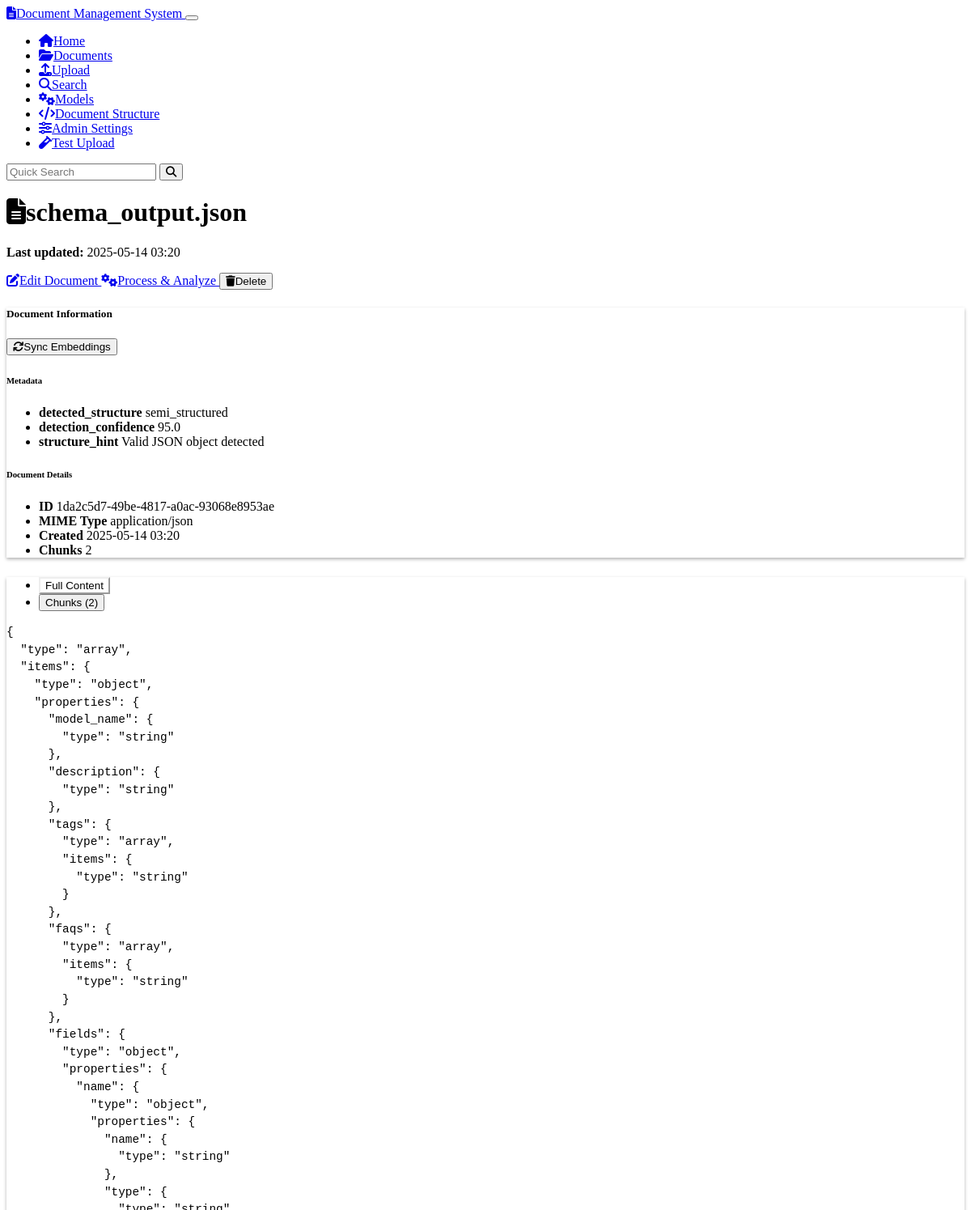
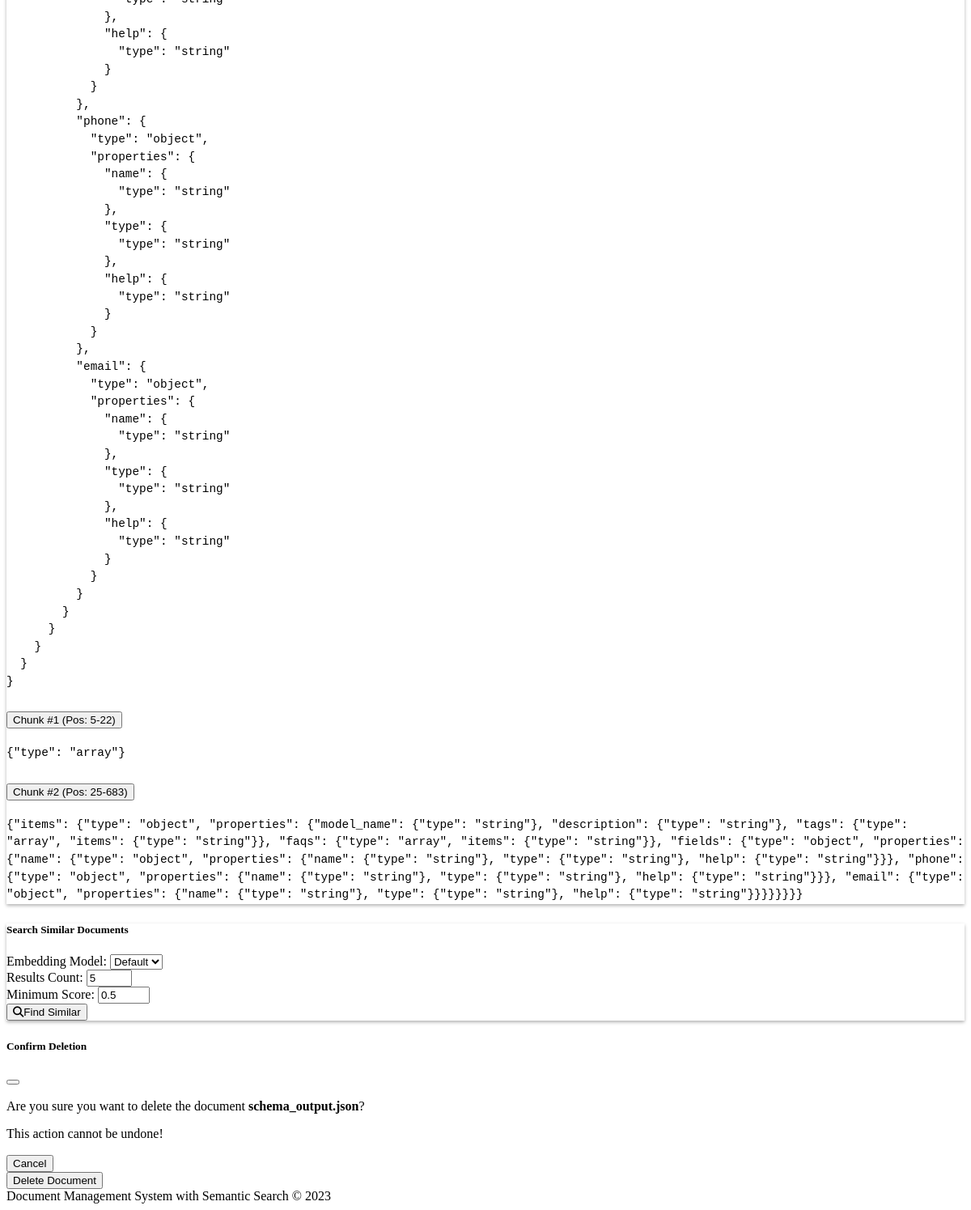
Page /documents/1da2c5d7-49be-4817-a0ac-93068e8953ae on the committed database (2 pictures, top to bottom).
### models.py (models this page shows, shortened)
class Document(db.Model):
    id = db.Column(db.String(36), primary_key=True, default=lambda: str(uuid.uuid4()))
    name = db.Column(db.String(255), nullable=False)
    content = db.Column(db.Text, nullable=False)
    mime_type = db.Column(db.String(100), nullable=False)
    created_at = db.Column(db.DateTime, default=datetime.datetime.utcnow)
    updated_at = db.Column(db.DateTime, default=datetime.datetime.utcnow, onupdate=datetime.datetime.utcnow)
    chunks = db.relationship('Chunk', backref='document', cascade='all, delete-orphan')
    doc_metadata = db.relationship('Metadata', backref='document', cascade='all, delete-orphan')

class Metadata(db.Model):
    id = db.Column(db.String(36), primary_key=True, default=lambda: str(uuid.uuid4()))
    document_id = db.Column(db.String(36), db.ForeignKey('document.id'), nullable=False)
    key = db.Column(db.String(100), nullable=False)
    value = db.Column(db.String(255), nullable=False)

class Chunk(db.Model):
    id = db.Column(db.String(36), primary_key=True, default=lambda: str(uuid.uuid4()))
    document_id = db.Column(db.String(36), db.ForeignKey('document.id'), nullable=False)
    content = db.Column(db.Text, nullable=False)
    chunk_index = db.Column(db.Integer, nullable=False)
    start_pos = db.Column(db.Integer, nullable=False)
    end_pos = db.Column(db.Integer, nullable=False)
    created_at = db.Column(db.DateTime, default=datetime.datetime.utcnow)
    updated_at = db.Column(db.DateTime, default=datetime.datetime.utcnow, onupdate=datetime.datetime.utcnow)
    embeddings = db.relationship('ChunkEmbedding', backref='chunk', cascade='all, delete-orphan')

### routes.py (the view)
@app.route('/documents/<document_id>')
def document_view(document_id):
    document = Document.query.get_or_404(document_id)
    metadata = Metadata.query.filter_by(document_id=document_id).all()
    chunks = Chunk.query.filter_by(document_id=document_id).order_by(Chunk.chunk_index).all()
    return render_template(
        'document_view.html',
        document=document,
        metadata=metadata,
        chunks=chunks
    )

### templates/document_view.html (shortened to what this page needs)
{% extends 'base.html' %}
{% block content %}
<div class="row mb-4">
    <div class="col-md-8">
        <h1>
            <i class="fas fa-file-alt me-2"></i>{{ document.name }}
        </h1>
        <p class="text-muted">
            <strong>Last updated:</strong> {{ document.updated_at.strftime('%Y-%m-%d %H:%M') }}
        </p>
    </div>
    <div class="col-md-4 text-md-end">
        <div class="btn-group">
            <a href="{{ url_for('document_edit', document_id=document.id) }}" class="btn btn-warning">
                <i class="fas fa-edit me-1"></i>Edit Document
            </a>
            <a href="{{ url_for('document_analysis_page', document_id=document.id) }}" class="btn btn-primary">
                <i class="fas fa-cogs me-1"></i>Process & Analyze
            </a>
            <button type="button" class="btn btn-danger" data-bs-toggle="modal" data-bs-target="#deleteDocumentModal">
                <i class="fas fa-trash me-1"></i>Delete
            </button>
        </div>
    </div>
</div>
<div class="row mb-4">
    <div class="col-md-12">
        <div class="card">
            <div class="card-header d-flex justify-content-between align-items-center">
                <h5 class="mb-0">Document Information</h5>
                <button id="sync-embeddings" class="btn btn-sm btn-outline-info" data-document-id="{{ document.id }}">
                    <i class="fas fa-sync me-1"></i>Sync Embeddings
                </button>
            </div>
            <div class="card-body">
                <div class="row">
                    <div class="col-md-6">
                        <h6>Metadata</h6>
                        {% if metadata %}
                            <ul class="list-group">
                                {% for meta in metadata %}
                                    <li class="list-group-item d-flex justify-content-between align-items-center">
                                        <strong>{{ meta.key }}</strong>
                                        <span>{{ meta.value }}</span>
                                    </li>
                                {% endfor %}
                            </ul>
                        {% else %}
                            <p class="text-muted">No metadata</p>
                        {% endif %}
                    </div>
                    <div class="col-md-6">
                        <h6>Document Details</h6>
                        <ul class="list-group">
                            <li class="list-group-item d-flex justify-content-between align-items-center">
                                <strong>ID</strong>
                                <span class="text-muted">{{ document.id }}</span>
                            </li>
                            <li class="list-group-item d-flex justify-content-between align-items-center">
                                <strong>MIME Type</strong>
                                <span>{{ document.mime_type }}</span>
                            </li>
                            <li class="list-group-item d-flex justify-content-between align-items-center">
                                <strong>Created</strong>
                                <span>{{ document.created_at.strftime('%Y-%m-%d %H:%M') }}</span>
                            </li>
                            <li class="list-group-item d-flex justify-content-between align-items-center">
                                <strong>Chunks</strong>
                                <span>{{ chunks|length }}</span>
                            </li>
                        </ul>
                    </div>
                </div>
            </div>
        </div>
    </div>
</div>
<div class="row mb-4">
    <div class="col-md-12">
        <div class="card">
            <div class="card-header">
                <ul class="nav nav-tabs card-header-tabs" id="document-tabs" role="tablist">
                    <li class="nav-item" role="presentation">
                        <button class="nav-link active" id="content-tab" data-bs-toggle="tab" data-bs-target="#content"
                                type="button" role="tab" aria-controls="content" aria-selected="true">
                            Full Content
                        </button>
                    </li>
                    <li class="nav-item" role="presentation">
                        <button class="nav-link" id="chunks-tab" data-bs-toggle="tab" data-bs-target="#chunks"
                                type="button" role="tab" aria-controls="chunks" aria-selected="false">
                            Chunks ({{ chunks|length }})
                        </button>
                    </li>
                </ul>
            </div>
            <div class="card-body">
                <div class="tab-content" id="document-tabs-content">
                    <div class="tab-pane fade show active" id="content" role="tabpanel" aria-labelledby="content-tab">
                        <pre class="document-content p-3 bg-dark text-light rounded">{{ document.content }}</pre>
                    </div>
                    <div class="tab-pane fade" id="chunks" role="tabpanel" aria-labelledby="chunks-tab">
                        {% if chunks %}
                            <div class="accordion" id="chunksAccordion">
                                {% for chunk in chunks %}
                                    <div class="accordion-item">
                                        <h2 class="accordion-header" id="chunk-heading-{{ loop.index }}">
                                            <button class="accordion-button collapsed" type="button" data-bs-toggle="collapse"
                                                    data-bs-target="#chunk-collapse-{{ loop.index }}" aria-expanded="false"
                                                    aria-controls="chunk-collapse-{{ loop.index }}">
                                                Chunk #{{ chunk.chunk_index + 1 }} (Pos: {{ chunk.start_pos }}-{{ chunk.end_pos }})
                                            </button>
                                        </h2>
                                        <div id="chunk-collapse-{{ loop.index }}" class="accordion-collapse collapse"
                                             aria-labelledby="chunk-heading-{{ loop.index }}" data-bs-parent="#chunksAccordion">
                                            <div class="accordion-body">
                                                <pre class="chunk-content p-2 bg-dark text-light rounded">{{ chunk.content }}</pre>
                                            </div>
                                        </div>
                                    </div>
                                {% endfor %}
                            </div>
                        {% else %}
                            <p class="text-muted">No chunks found for this document.</p>
                        {% endif %}
                    </div>
                </div>
            </div>
        </div>
    </div>
</div>
<div class="row mb-4">
    <div class="col-md-12">
        <div class="card">
            <div class="card-header">
                <h5 class="mb-0">Search Similar Documents</h5>
            </div>
            <div class="card-body">
                <form action="{{ url_for('search_page') }}" method="get">
                    <div class="row g-3">
                        <div class="col-md-4">
                            <label for="model-select" class="form-label">Embedding Model:</label>
                            <select class="form-select" id="model-select" name="model_id">
                                <option value="">Default</option>
                            </select>
                        </div>
                        <div class="col-md-3">
                            <label for="top-k" class="form-label">Results Count:</label>
                            <input type="number" class="form-control" id="top-k" name="top_k" value="5" min="1" max="20">
                        </div>
                        <div class="col-md-3">
                            <label for="min-score" class="form-label">Minimum Score:</label>
                            <input type="number" class="form-control" id="min-score" name="min_score" value="0.5" min="0" max="1" step="0.1">
                        </div>
                        <div class="col-md-2 d-flex align-items-end">
                            <button type="submit" class="btn btn-info w-100">
                                <i class="fas fa-search me-1"></i>Find Similar
                            </button>
                        </div>
                    </div>
                </form>
            </div>
        </div>
    </div>
</div>
<div class="modal fade" id="deleteDocumentModal" tabindex="-1" aria-labelledby="deleteDocumentModalLabel" aria-hidden="true">
    <div class="modal-dialog">
        <div class="modal-content">
            <div class="modal-header">
                <h5 class="modal-title" id="deleteDocumentModalLabel">Confirm Deletion</h5>
                <button type="button" class="btn-close" data-bs-dismiss="modal" aria-label="Close"></button>
            </div>
            <div class="modal-body">
                <p>Are you sure you want to delete the document <strong>{{ document.name }}</strong>?</p>
                <p class="text-danger">This action cannot be undone!</p>
            </div>
            <div class="modal-footer">
                <button type="button" class="btn btn-secondary" data-bs-dismiss="modal">Cancel</button>
                <form action="{{ url_for('document_delete', document_id=document.id) }}" method="post">
                    <button type="submit" class="btn btn-danger">Delete Document</button>
                </form>
            </div>
        </div>
    </div>
</div>
{% endblock %}

### static/css/custom.css (style rules this page uses)
body { min-height: 100vh; display: flex; flex-direction: column; }
.document-content, .chunk-content { white-space: pre-wrap; word-wrap: break-word; font-family: monospace; font-size: 0.9rem; line-height: 1.5; overflow-x: auto; border-radius: 4px; }
.card { box-shadow: 0 0.125rem 0.25rem rgba(0, 0, 0, 0.3); margin-bottom: 1.5rem; }
.card-header { font-weight: 500; }
.btn { font-weight: 500; }
.btn-primary { background-color: var(--bs-primary); border-color: var(--bs-primary); }
.btn-info { color: var(--bs-dark); }
.modal-header { border-bottom: 1px solid rgba(255, 255, 255, 0.1); }
.modal-footer { border-top: 1px solid rgba(255, 255, 255, 0.1); }
.nav-tabs .nav-link { color: var(--bs-light); }
.nav-tabs .nav-link.active { background-color: var(--bs-dark); color: var(--bs-info); border-color: transparent transparent var(--bs-info); }

### templates/document_view.html (style rules this page uses)
.document-content, .chunk-content { white-space: pre-wrap; overflow-x: auto; border-radius: 4px; font-family: monospace; }

### rows in the picture
Document: name "schema_output.json", updated_at "2025-05-14 03:20", id "1da2c5d7-49be-4817-a0ac-93068e8953ae", mime_type "application/json", created_at "2025-05-14 03:20", content "{ \"type\": \"array\", \"items\": { \"type\": \"object\", \"properties\": { \"model_name\": { \"type\": \"string\" }, \"description\": { \"type\": \"string\" }, \"tags\": { \"type\": \"array\", \"items\": { \"type\": \"string\" } }, \"faqs\": { \"type\": \"array\", \"items\": { \"type\": \"string\" } }, \"fields\": { \"type\": \"object\", \"properties\": { \"name\": { \"type\": \"object\", \"properties\": { \"name\": { \"type\": \"string\" }, \"type\": { \"type\": \"string\" }, \"help\": { \"type\": \"string\" } } }, \"phone\": { \"type\": \"object\", \"properties\": { \"name\": { \"type\": \"string\" }, \"type\": { \"type\": \"string\" }, \"help\": { \"type\": \"string\" } } }, \"email\": { \"type\": \"object\", \"properties\": { \"name\": { \"type\": \"string\" }, \"type\": { \"type\": \"string\" }, \"help\": {…"
Metadata: key "detected_structure", value "semi_structured"
Metadata: key "detection_confidence", value "95.0"
Metadata: key "structure_hint", value "Valid JSON object detected"
Chunk: chunk.chunk_index+1 "1", start_pos "5", end_pos "22", content "{\"type\": \"array\"}"
Chunk: chunk.chunk_index+1 "2", start_pos "25", end_pos "683", content "{\"items\": {\"type\": \"object\", \"properties\": {\"model_name\": {\"type\": \"string\"}, \"description\": {\"type\": \"string\"}, \"tags\": {\"type\": \"array\", \"items\": {\"type\": \"string\"}}, \"faqs\": {\"type\": \"array\", \"items\": {\"type\": \"string\"}}, \"fields\": {\"type\": \"object\", \"properties\": {\"name\": {\"type\": \"object\", \"properties\": {\"name\": {\"type\": \"string\"}, \"type\": {\"type\": \"string\"}, \"help\": {\"type\": \"string\"}}}, \"phone\": {\"type\": \"object\", \"properties\": {\"name\": {\"type\": \"string\"}, \"type\": {\"type\": \"string\"}, \"help\": {\"type\": \"string\"}}}, \"email\": {\"type\": \"object\", \"properties\": {\"name\": {\"type\": \"string\"}, \"type\": {\"type\": \"string\"}, \"help\": {\"type\": \"string\"}}}}}}}}…"

### other values in the picture
{{ chunks|length }} "2"
